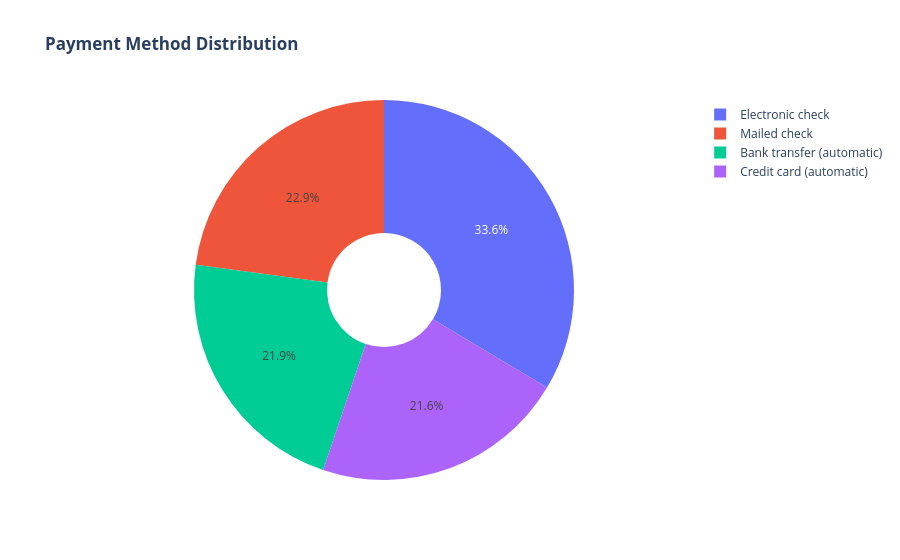
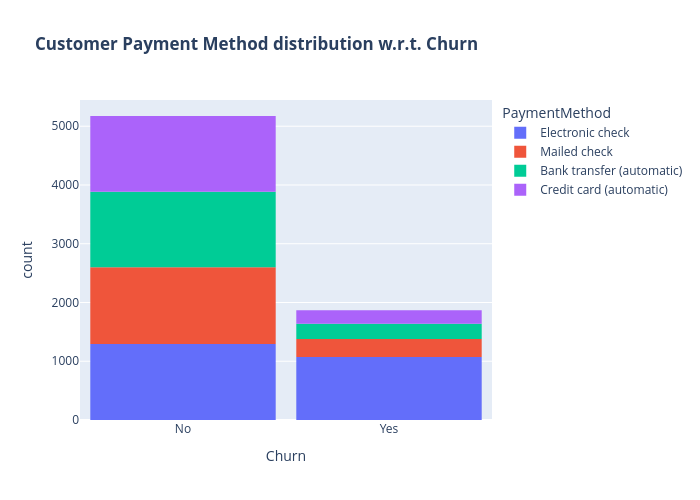

The notebook cell these images were saved under, in order:
### Code cell
labels = data['PaymentMethod'].unique()
values = data['PaymentMethod'].value_counts()

fig = go.Figure(data=[go.Pie(labels=labels, values=values, hole=.3)])
fig.update_layout(title_text="<b>Payment Method Distribution</b>")
fig.show()

fig = px.histogram(data, x="Churn", color="PaymentMethod", title="<b>Customer Payment Method distribution w.r.t. Churn</b>")
fig.update_layout(width=700, height=500, bargap=0.1)
fig.show()

### Figure 1 — Plotly figure (JSON) as saved in the notebook; plotly's stock layout.template omitted (floating-point values rounded to 4 significant figures)
{"data": [{"hole": 0.3, "labels": ["Electronic check", "Mailed check", "Bank transfer (automatic)", "Credit card (automatic)"], "type": "pie", "values": [2365, 1612, 1544, 1522]}], "layout": {"title": {"text": "<b>Payment Method Distribution</b>"}}}

### Figure 2 — Plotly figure (JSON) as saved in the notebook; plotly's stock layout.template omitted (floating-point values rounded to 4 significant figures; data arrays with more than 128 entries replaced by an {"elided": "..."} marker saying what was removed)
{"data": [{"alignmentgroup": "True", "bingroup": "x", "hovertemplate": "PaymentMethod=Electronic check<br>Churn=%{x}<br>count=%{y}<extra></extra>", "legendgroup": "Electronic check", "marker": {"color": "#636efa", "pattern": {"shape": ""}}, "name": "Electronic check", "offsetgroup": "Electronic check", "orientation": "v", "showlegend": true, "type": "histogram", "x": {"elided": "2365 str values"}, "xaxis": "x", "yaxis": "y"}, {"alignmentgroup": "True", "bingroup": "x", "hovertemplate": "PaymentMethod=Mailed check<br>Churn=%{x}<br>count=%{y}<extra></extra>", "legendgroup": "Mailed check", "marker": {"color": "#EF553B", "pattern": {"shape": ""}}, "name": "Mailed check", "offsetgroup": "Mailed check", "orientation": "v", "showlegend": true, "type": "histogram", "x": {"elided": "1612 str values"}, "xaxis": "x", "yaxis": "y"}, {"alignmentgroup": "True", "bingroup": "x", "hovertemplate": "PaymentMethod=Bank transfer (automatic)<br>Churn=%{x}<br>count=%{y}<extra></extra>", "legendgroup": "Bank transfer (automatic)", "marker": {"color": "#00cc96", "pattern": {"shape": ""}}, "name": "Bank transfer (automatic)", "offsetgroup": "Bank transfer (automatic)", "orientation": "v", "showlegend": true, "type": "histogram", "x": {"elided": "1544 str values"}, "xaxis": "x", "yaxis": "y"}, {"alignmentgroup": "True", "bingroup": "x", "hovertemplate": "PaymentMethod=Credit card (automatic)<br>Churn=%{x}<br>count=%{y}<extra></extra>", "legendgroup": "Credit card (automatic)", "marker": {"color": "#ab63fa", "pattern": {"shape": ""}}, "name": "Credit card (automatic)", "offsetgroup": "Credit card (automatic)", "orientation": "v", "showlegend": true, "type": "histogram", "x": {"elided": "1522 str values"}, "xaxis": "x", "yaxis": "y"}], "layout": {"bargap": 0.1, "barmode": "relative", "height": 500, "legend": {"title": {"text": "PaymentMethod"}, "tracegroupgap": 0}, "title": {"text": "<b>Customer Payment Method distribution w.r.t. Churn</b>"}, "width": 700, "xaxis": {"anchor": "y", "domain": [0, 1], "title": {"text": "Churn"}}, "yaxis": {"anchor": "x", "domain": [0, 1], "title": {"text": "count"}}}}
